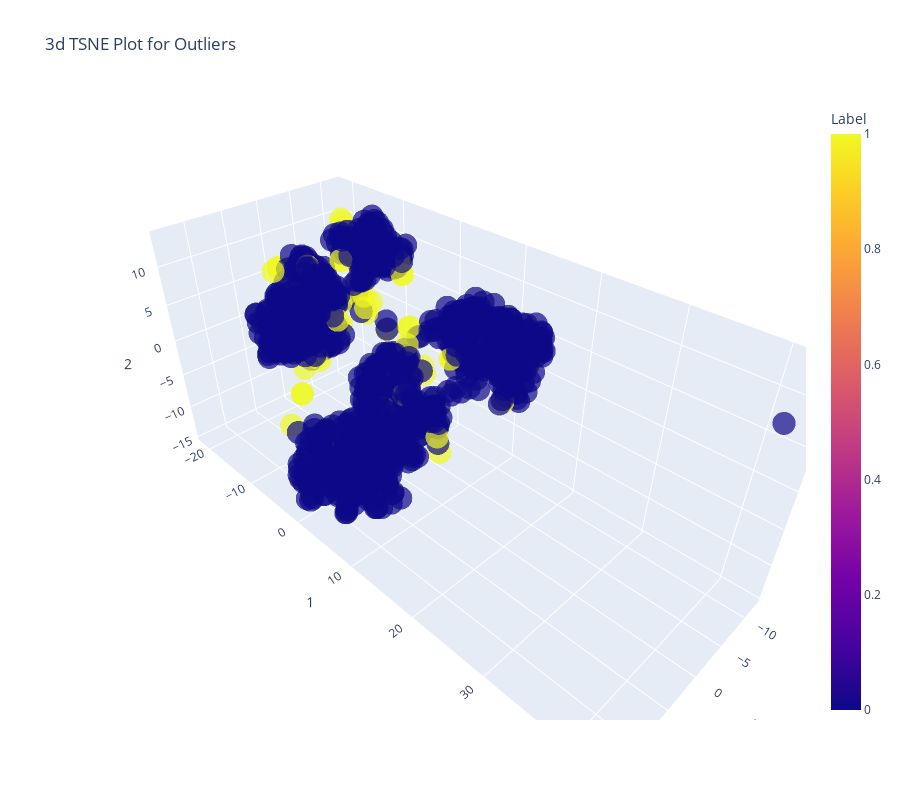

The notebook cell saved with this chart:
### Markdown cell above
### K Nearest Neighbor

### Code cell
# instantiating KNN model
knn = create_model("knn")

# plotting the data using KNN 
plot_model(knn)

### Figure 1 — Plotly figure (JSON) as saved in the notebook; plotly's stock layout.template omitted (floating-point values rounded to 4 significant figures; data arrays with more than 128 entries replaced by an {"elided": "..."} marker saying what was removed)
{"data": [{"customdata": {"elided": "1000x1 float values"}, "hoverlabel": {"namelength": 0}, "hovertemplate": "0=%{x}<br>1=%{y}<br>2=%{z}<br>Feature=%{customdata[0]}<br>Label=%{marker.color}", "legendgroup": "", "marker": {"color": {"elided": "1000 int values"}, "coloraxis": "coloraxis", "opacity": 0.7, "symbol": "circle"}, "mode": "markers", "name": "", "scene": "scene", "showlegend": false, "type": "scatter3d", "x": {"elided": "1000 float values"}, "y": {"elided": "1000 float values"}, "z": {"elided": "1000 float values"}}], "layout": {"coloraxis": {"colorbar": {"title": {"text": "Label"}}, "colorscale": [[0, "#0d0887"], [0.1111, "#46039f"], [0.2222, "#7201a8"], [0.3333, "#9c179e"], [0.4444, "#bd3786"], [0.5556, "#d8576b"], [0.6667, "#ed7953"], [0.7778, "#fb9f3a"], [0.8889, "#fdca26"], [1, "#f0f921"]]}, "height": 800, "legend": {"tracegroupgap": 0}, "scene": {"domain": {"x": [0, 1], "y": [0, 1]}, "xaxis": {"title": {"text": "0"}}, "yaxis": {"title": {"text": "1"}}, "zaxis": {"title": {"text": "2"}}}, "title": {"text": "3d TSNE Plot for Outliers"}, "width": 900}}
